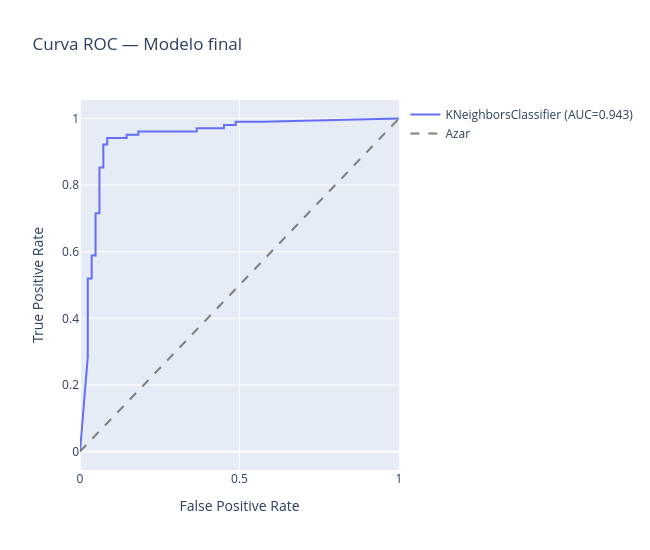

The notebook cell saved with this chart:
### Markdown cell above
## 8. Curva ROC

### Code cell
fpr, tpr, thresholds = roc_curve(y_test, y_proba)
auc_value = roc_auc_score(y_test, y_proba)

fig = go.Figure()
fig.add_trace(go.Scatter(
    x=fpr, y=tpr, mode="lines",
    name=f"{best_model.named_steps['model'].__class__.__name__} (AUC={auc_value:.3f})",
    hovertemplate="FPR: %{x:.3f}<br>TPR: %{y:.3f}<extra></extra>"
))
fig.add_trace(go.Scatter(
    x=[0, 1], y=[0, 1], mode="lines",
    name="Azar", line=dict(dash="dash", color="gray")
))

fig.update_layout(
    title="Curva ROC — Modelo final",
    xaxis_title="False Positive Rate",
    yaxis_title="True Positive Rate",
    width=650,
    height=550
)
fig.show()

### Figure 1 — Plotly figure (JSON) as saved in the notebook; plotly's stock layout.template omitted (floating-point values rounded to 4 significant figures)
{"data": [{"hovertemplate": "FPR: %{x:.3f}<br>TPR: %{y:.3f}<extra></extra>", "mode": "lines", "name": "KNeighborsClassifier (AUC=0.943)", "type": "scatter", "x": [0.0, 0.02439, 0.02439, 0.03659, 0.03659, 0.04878, 0.04878, 0.06098, 0.06098, 0.07317, 0.07317, 0.08537, 0.08537, 0.1463, 0.1463, 0.1829, 0.1829, 0.3659, 0.3659, 0.4512, 0.4512, 0.4878, 0.4878, 0.5732, 1.0], "y": [0.0, 0.2843, 0.5196, 0.5196, 0.5882, 0.5882, 0.7157, 0.7157, 0.8529, 0.8529, 0.9216, 0.9216, 0.9412, 0.9412, 0.951, 0.951, 0.9608, 0.9608, 0.9706, 0.9706, 0.9804, 0.9804, 0.9902, 0.9902, 1.0]}, {"line": {"color": "gray", "dash": "dash"}, "mode": "lines", "name": "Azar", "type": "scatter", "x": [0, 1], "y": [0, 1]}], "layout": {"height": 550, "title": {"text": "Curva ROC — Modelo final"}, "width": 650, "xaxis": {"title": {"text": "False Positive Rate"}}, "yaxis": {"title": {"text": "True Positive Rate"}}}}
